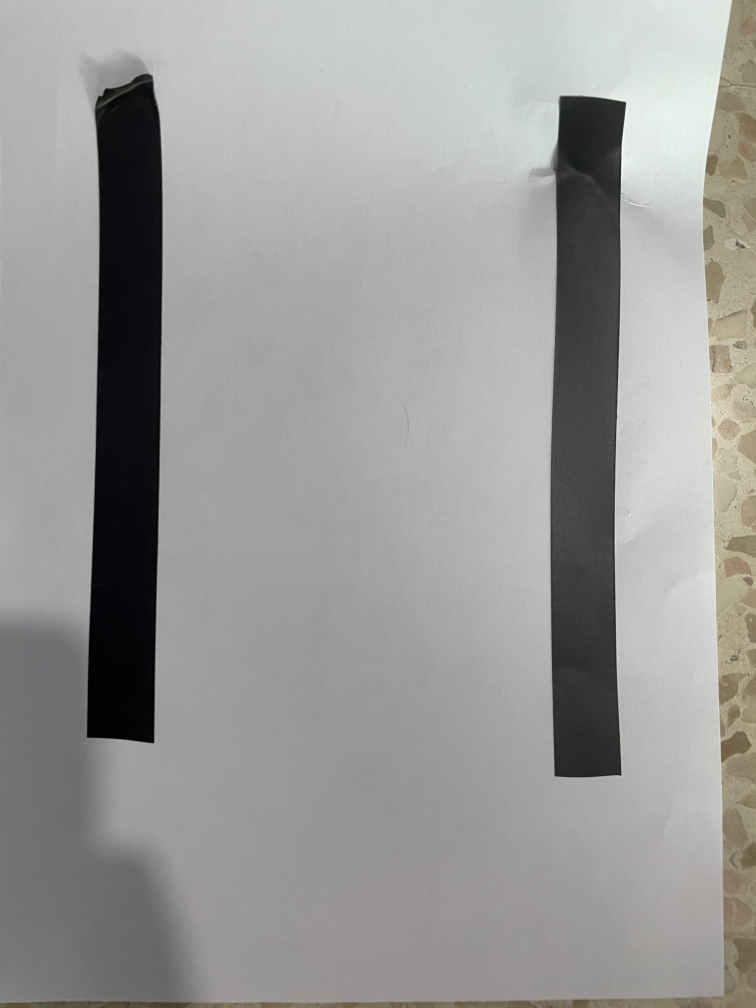
#> input picture test.jpg, 3024 x 4032 px (shown at 1/4 size)
$ python -i LaneDetectionModule.py   (imports and definitions only)
#> lines starting #> are read from the running program, lines starting #| are printed output that depends on the picture; after the words box and inside, x2 and y2 are one past the last pixel; in counts of white or black regions, pixels touching at a corner belong together
import cv2
import numpy as np
import random
import math
import logging


class LaneFollower:
    def __init__(self, car):
        self.car = car
        self.curr_steering_angle = 90

    # [24 lines left out: functions follow_lane, steer, not called in this run]


def detect_edges(frame):
    hsv_frame = cv2.cvtColor(frame, cv2.COLOR_BGR2HSV)  # convert the frame into hsv space(hue saturation value)
    #cv2.imwrite("hsv_images\\hsv_frame{}.png".format(random.randint(0, 1000)), hsv_frame)
    lower_black = np.array([0, 0, 0])  # minimum hue saturation value
    upper_black = np.array([179, 255, 87])  # maximum
    mask = cv2.inRange(hsv_frame, lower_black, upper_black)
    edges = cv2.Canny(mask, 200, 400)
    cv2.imshow("edge", mask)
    return edges


def region_of_interest(edges):
    height, width = edges.shape
    mask = np.zeros_like(edges)
    # focus only on the bottom
    polygon = np.array([[
        (0, height * 1 / 3),
        (width, height * 1 / 3),
        (width, height),
        (0, height)]],
        np.int32)
    cv2.fillPoly(mask, polygon, 255)
    cropped_edges = cv2.bitwise_and(edges, mask)
    cv2.imshow('ede',cropped_edges)
    return cropped_edges


def detect_line_segments(cropped_edge):
    rho = 1 #the distance precision in pixel
    angle = np.pi / 180 #angular precision in radian
    min_threshold = 10  #number of votes needed to be considered a line segment
    line_segment = cv2.HoughLinesP(cropped_edge, rho, angle, min_threshold, np.array([]), minLineLength=8,
                                   maxLineGap=4)
    return line_segment


def average_slope_intercept(frame, line_segments):
    """
        This function combines line segments into one or two lane lines
        If all line slopes are < 0: then we only have detected left lane
        If all line slopes are > 0: then we only have detected right lane
    """
    lane_lines = []
    if line_segments is None:
        return lane_lines
    height, width, _ = frame.shape
    left_fit = []
    right_fit = []

    boundary = 1 / 3
    left_region_boundary = width * (1 - boundary)
    right_region_boundary = width * boundary

    for line_segment in line_segments:
        for x1, y1, x2, y2 in line_segment:
            if x1 == x2:
                continue
            fit = np.polyfit((x1, x2), (y1, y2), 1)
            slope = fit[0]
            intercept = fit[1]
            if slope < 0:
                if x1 < left_region_boundary and x2 < left_region_boundary:
                    left_fit.append((slope, intercept))
            else:
                if x1 > right_region_boundary and x2 > right_region_boundary:
                    right_fit.append((slope, intercept))
    left_fit_average = np.average(left_fit, axis=0)
    if len(left_fit) > 0:
        lane_lines.append(make_points(frame, left_fit_average))

    right_fit_average = np.average(right_fit, axis=0)
    if len(right_fit) > 0:
        lane_lines.append(make_points(frame, right_fit_average))

    return lane_lines


def make_points(frame, line):
    height, width, _ = frame.shape
    slope, intercept = line
    y1 = height  # bottom of the frame
    y2 = int(y1 * 1 / 2)  # make points from middle of the frame down

    # bound the coordinates within the frame
    x1 = max(-width, min(2 * width, int((y1 - intercept) / slope)))
    x2 = max(-width, min(2 * width, int((y2 - intercept) / slope)))
    return [[x1, y1, x2, y2]]


def detect_lane(frame):
    edges = detect_edges(frame)
    cropped_edges = region_of_interest(edges)
    line_segments = detect_line_segments(cropped_edges)
    lane_lines = average_slope_intercept(frame, line_segments)
    lane_lines_img = display_lines(frame, lane_lines)
    return lane_lines, lane_lines_img


def display_lines(frame, lines, line_color=(0, 255, 0), line_width=12):
    line_image = np.zeros_like(frame)
    if lines is not None:
        for line in lines:
            for x1, y1, x2, y2 in line:
                cv2.line(line_image, (x1, y1), (x2, y2), line_color, line_width)
    line_image = cv2.addWeighted(frame, 0.8, line_image, 1, 1)
    return line_image


# [74 lines left out: functions display_heading_line, compute_steering_angle, stabilize_steering_angle, not called in this run]

>>> import cv2
>>> picture = cv2.imread('test.jpg')
#> picture is the input picture: shape (4032, 3024, 3); mean B, G, R 151.4, 153.5, 153.6
>>> result = detect_lane(picture)
#> in detect_edges, `hsv_frame = cv2.cvtColor(frame, cv2.COLOR_BGR2HSV)`: hsv_frame: shape (4032, 3024, 3); mean H, S, V 44.4, 11.9, 154.8
#> in detect_edges, `mask = cv2.inRange(hsv_frame, lower_black, upper_black)`:
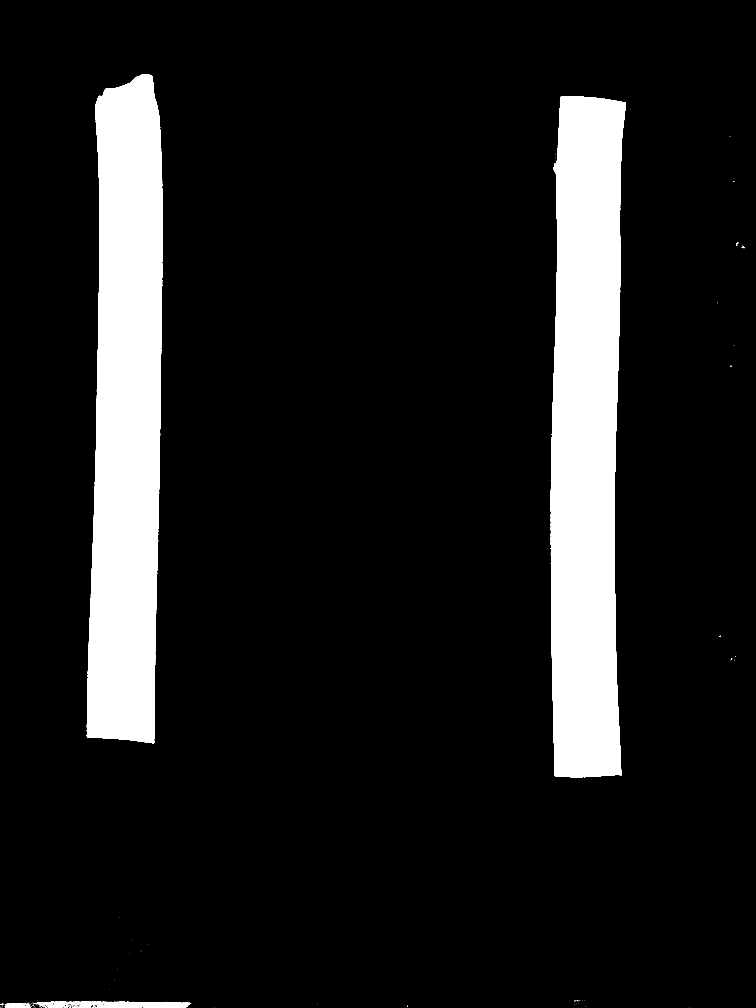
#> mask: shape (4032, 3024) (shown at 1/4 size); 11.3% white; 235 white regions (221 under 20 px), largest, box (x1, y1, x2, y2) and area: (2203, 385, 2504, 3109) 696757, (347, 296, 650, 2973) 673940, (292, 4005, 765, 4032) 8627
#> in detect_edges, `edges = cv2.Canny(mask, 200, 400)`:
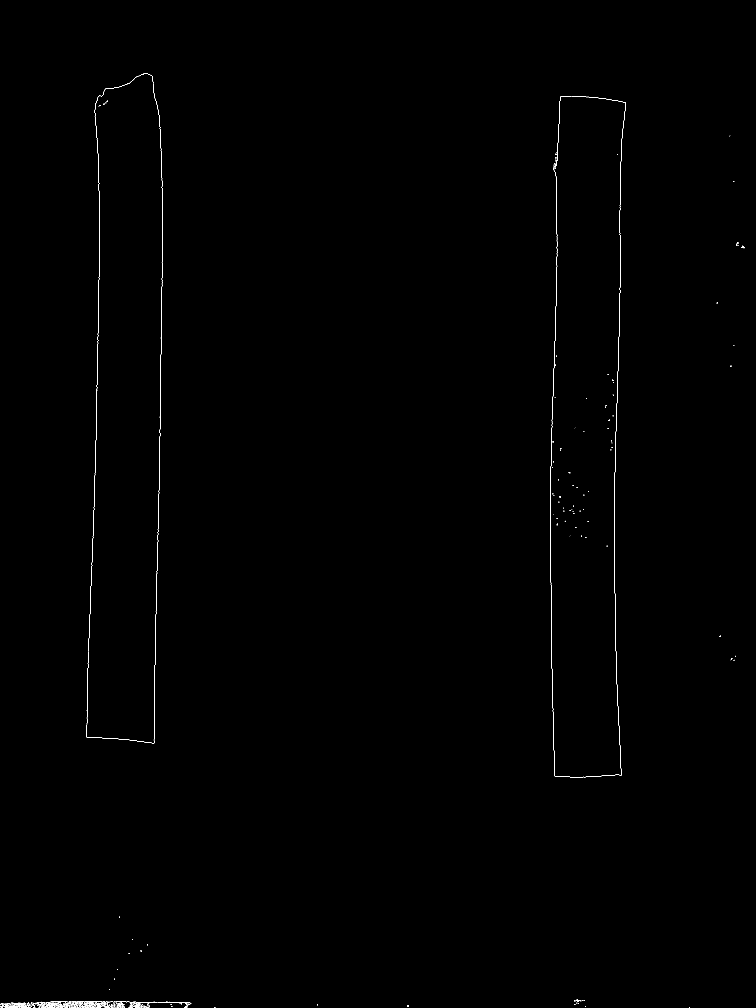
#> edges: shape (4032, 3024) (shown at 1/4 size); 0.14% white in thin lines or dots
#> in region_of_interest, `cv2.fillPoly(mask, polygon, 255)`:
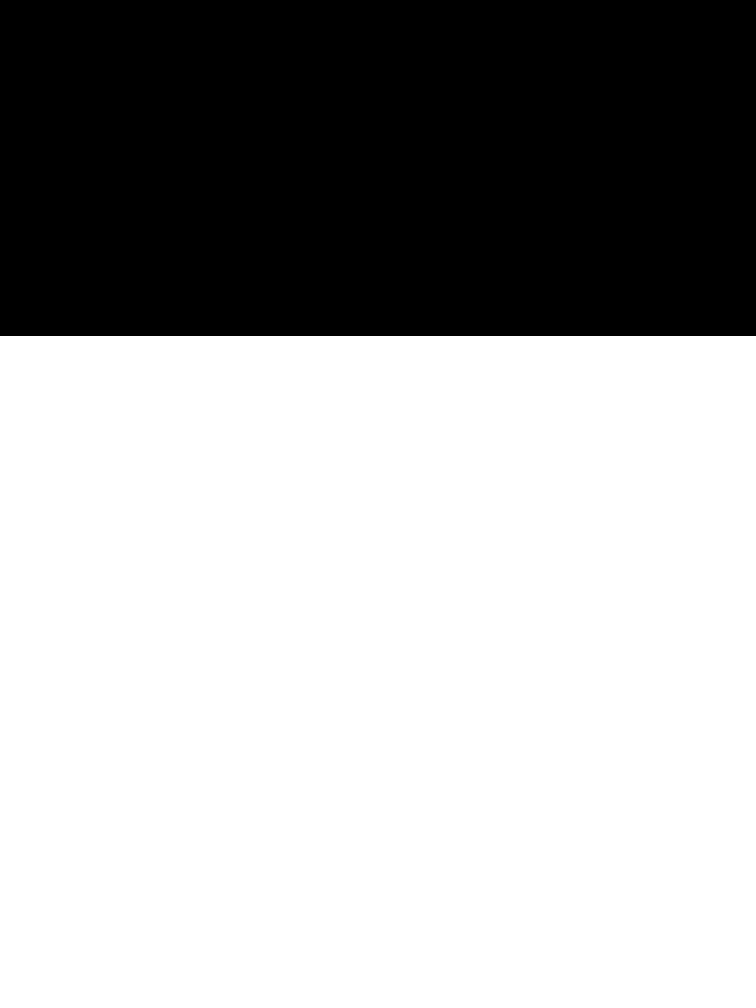
#> mask: shape (4032, 3024) (shown at 1/4 size); 66.7% white; 1 black region, box (x1, y1, x2, y2) and area: (0, 0, 3024, 1344) 4064256
#> in region_of_interest, `cropped_edges = cv2.bitwise_and(edges, mask)`:
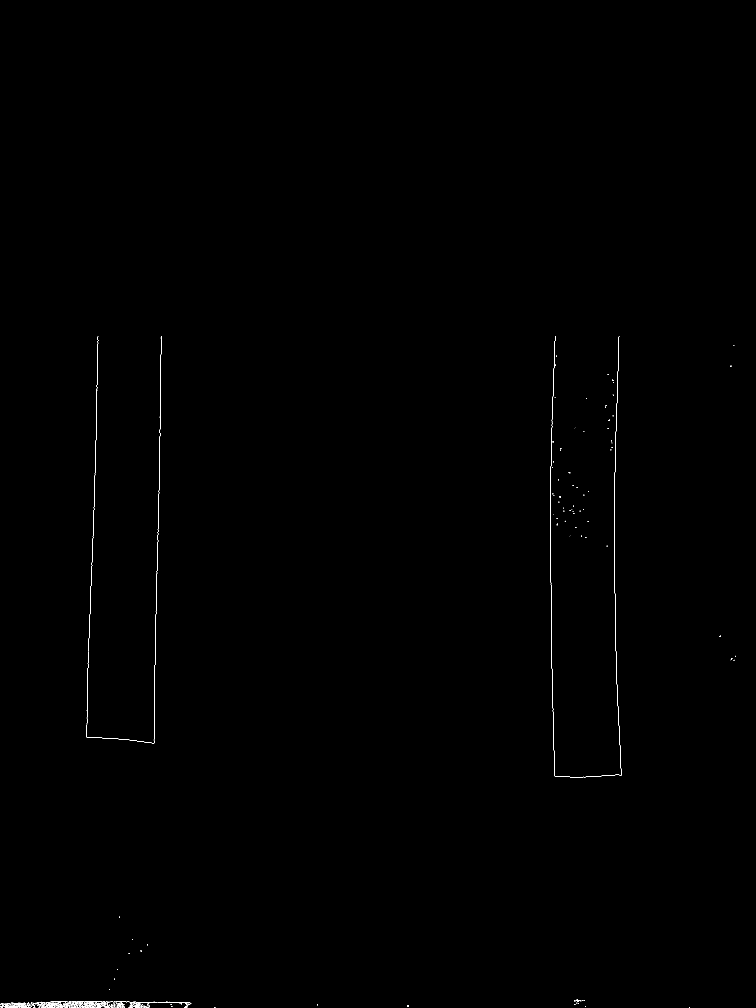
#> cropped_edges: shape (4032, 3024) (shown at 1/4 size); 0.1% white in thin lines or dots, all inside (x1, y1, x2, y2) = (0, 1344, 2944, 4032)
#> in detect_line_segments, `line_segment = cv2.HoughLinesP(cropped_edge, rho, angle, min_threshold..`: line_segment = 505 rows, first 6: [2458, 2262, 2458, 2295], [2470, 1518, 2472, 1461], [636, 1961, 636, 1935], [364, 2343, 366, 2282], [2211, 1608, 2211, 1591], [164, 4016, 178, 4016]
#> in detect_lane, `line_segments = detect_line_segments(cropped_edges)`: line_segments has the same summary as line_segment in detect_line_segments
#> the loop in average_slope_intercept, `for line_segment in line_segments:` made 505 passes
#> after the loop in average_slope_intercept, `for line_segment in line_segments:`: left_fit = 172 pairs, first value -81 to -1.24e-15, second value 2950 to 52822; right_fit = [(56, -121062), (56, -120974), (1.13e-14, 3108), (34, -81324), (28, -59096), (1.06e-14, 3106), (22, -51557), (22, -45831), (10, -21862), (16, -32535), (2.82e-14, 3105), (13, -29240), (9, -19393), (12, -26828), (10, -23005), (4.28e-14, 4000)]
#> in average_slope_intercept, `left_fit_average = np.average(left_fit, axis=0)`: left_fit_average = [-5, 6004.2]
#> in make_points, `slope, intercept = line`: slope = -5; intercept = 6004.2
#> in make_points, `x1 = max(-width, min(2 * width, int((y1 - intercept) / slope)))`: x1 = 394
#> in make_points, `x2 = max(-width, min(2 * width, int((y2 - intercept) / slope)))`: x2 = 797
#> in average_slope_intercept, `right_fit_average = np.average(right_fit, axis=0)`: right_fit_average = [18, -38711.7]
#> in detect_lane, `lane_lines = average_slope_intercept(frame, line_segments)`: lane_lines = [[[394, 4032, 797, 2016]], [[2374, 4032, 2262, 2016]]]
#> the loop in display_lines, `for line in lines:` made 2 passes
#> in display_lines, `line_image = cv2.addWeighted(frame, 0.8, line_image, 1, 1)`:
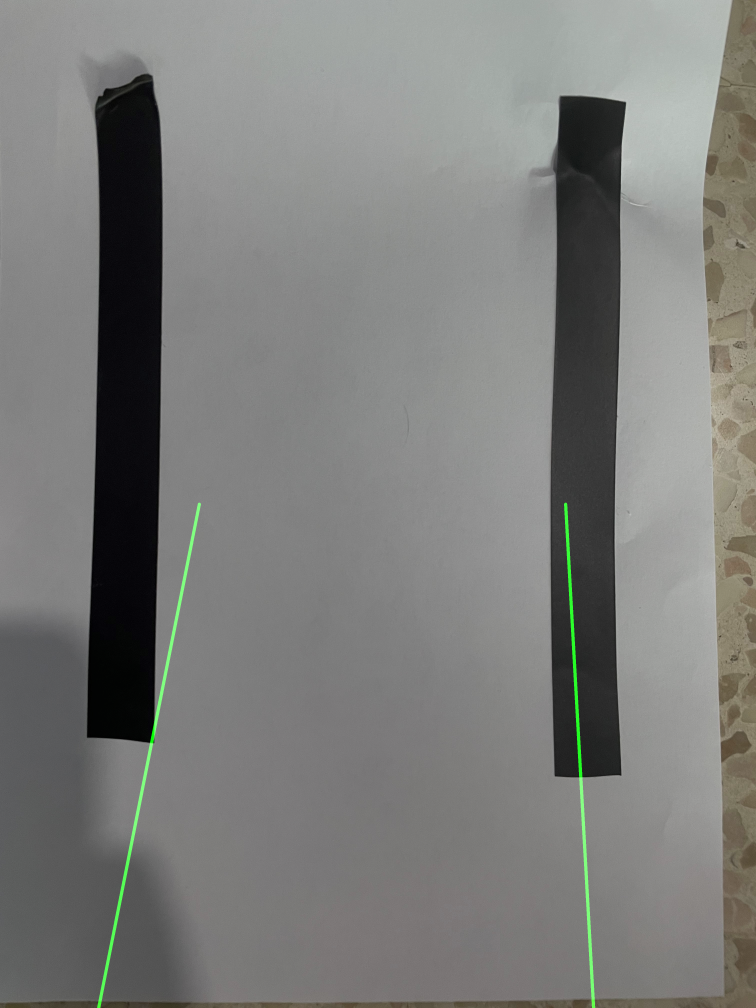
#> line_image: shape (4032, 3024, 3) (shown at 1/4 size); mean B, G, R 122.1, 124.5, 123.9

$ run again, on road.jpg
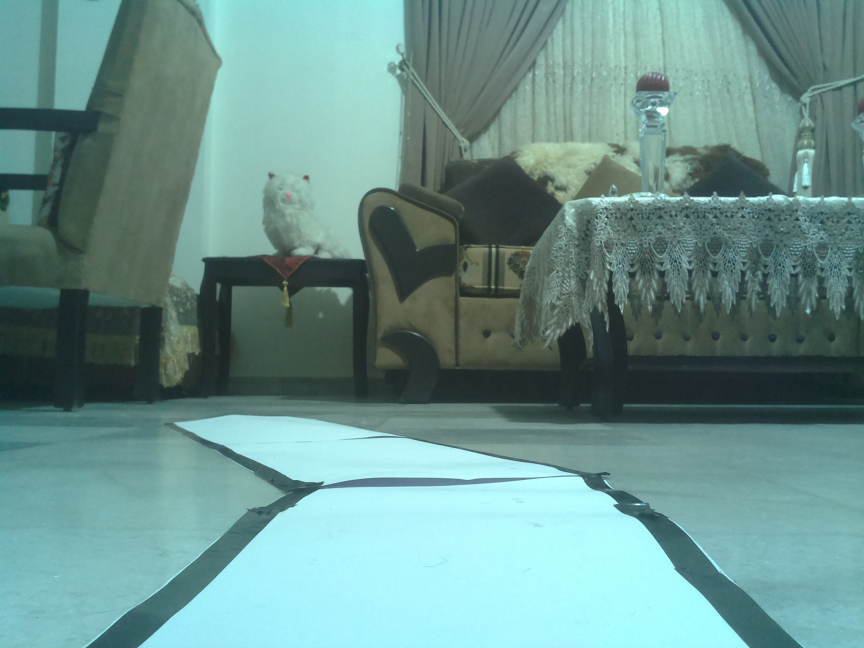
#> input picture road.jpg, 2592 x 1944 px (shown at 1/3 size)
#> picture is the input picture: shape (1944, 2592, 3); mean B, G, R 141.9, 146.3, 106.7
#> hsv_frame: shape (1944, 2592, 3); mean H, S, V 83.5, 70.2, 147.5
#> in detect_edges, `mask = cv2.inRange(hsv_frame, lower_black, upper_black)`:
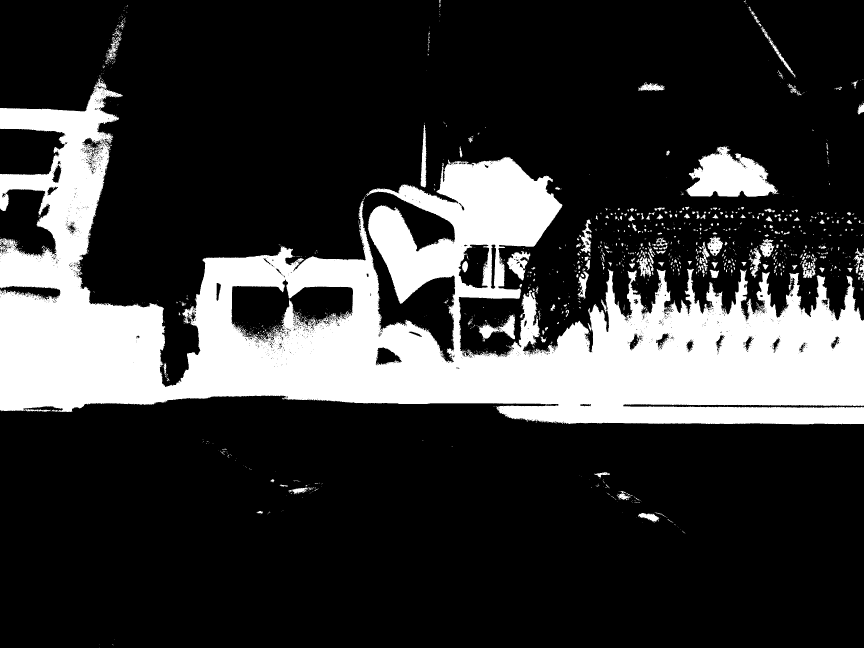
#> mask: shape (1944, 2592) (shown at 1/3 size); 21.9% white; 1778 white regions (1453 under 20 px), largest, box (x1, y1, x2, y2) and area: (0, 232, 2592, 1273) 1032142, (2056, 439, 2338, 591) 25532, (1432, 943, 1546, 1018) 3167
#> edges: shape (1944, 2592); 1.3% white in thin lines or dots
#> cropped_edges: shape (1944, 2592); 1% white in thin lines or dots, all inside (x1, y1, x2, y2) = (0, 648, 2592, 1944)
#> in detect_line_segments, `line_segment = cv2.HoughLinesP(cropped_edge, rho, angle, min_threshold..`: line_segment = 1841 rows, first 6: [2471, 1271, 2591, 1271], [2135, 726, 2143, 724], [1923, 929, 1941, 928], [1268, 990, 1277, 990], [2550, 1217, 2568, 1217], [402, 1213, 412, 1212]
#> line_segments has the same summary as line_segment in detect_line_segments
#> the loop in average_slope_intercept, `for line_segment in line_segments:` made 1841 passes
#> after the loop in average_slope_intercept, `for line_segment in line_segments:`: left_fit = 721 pairs, first value -19 to -1.69e-16, second value 656 to 30721; right_fit = 396 pairs, first value 5.31e-17 to 12, second value -21338 to 1433.4
#> left_fit_average = [-0.395, 1429.7]
#> slope = -0.395; intercept = 1429.7
#> x1 = -1301
#> x2 = 1157
#> right_fit_average = [0.454, 208.8]
#> lane_lines = [[[-1301, 1944, 1157, 972]], [[3820, 1944, 1680, 972]]]
#> the loop in display_lines, `for line in lines:` made 2 passes
#> in display_lines, `line_image = cv2.addWeighted(frame, 0.8, line_image, 1, 1)`:
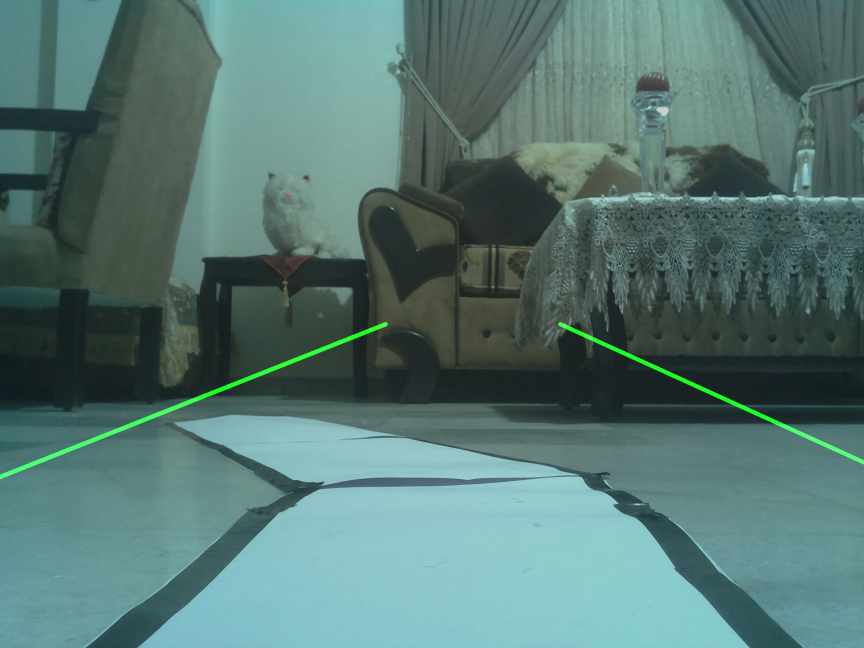
#> line_image: shape (1944, 2592, 3) (shown at 1/3 size); mean B, G, R 114.5, 119.1, 86.4
